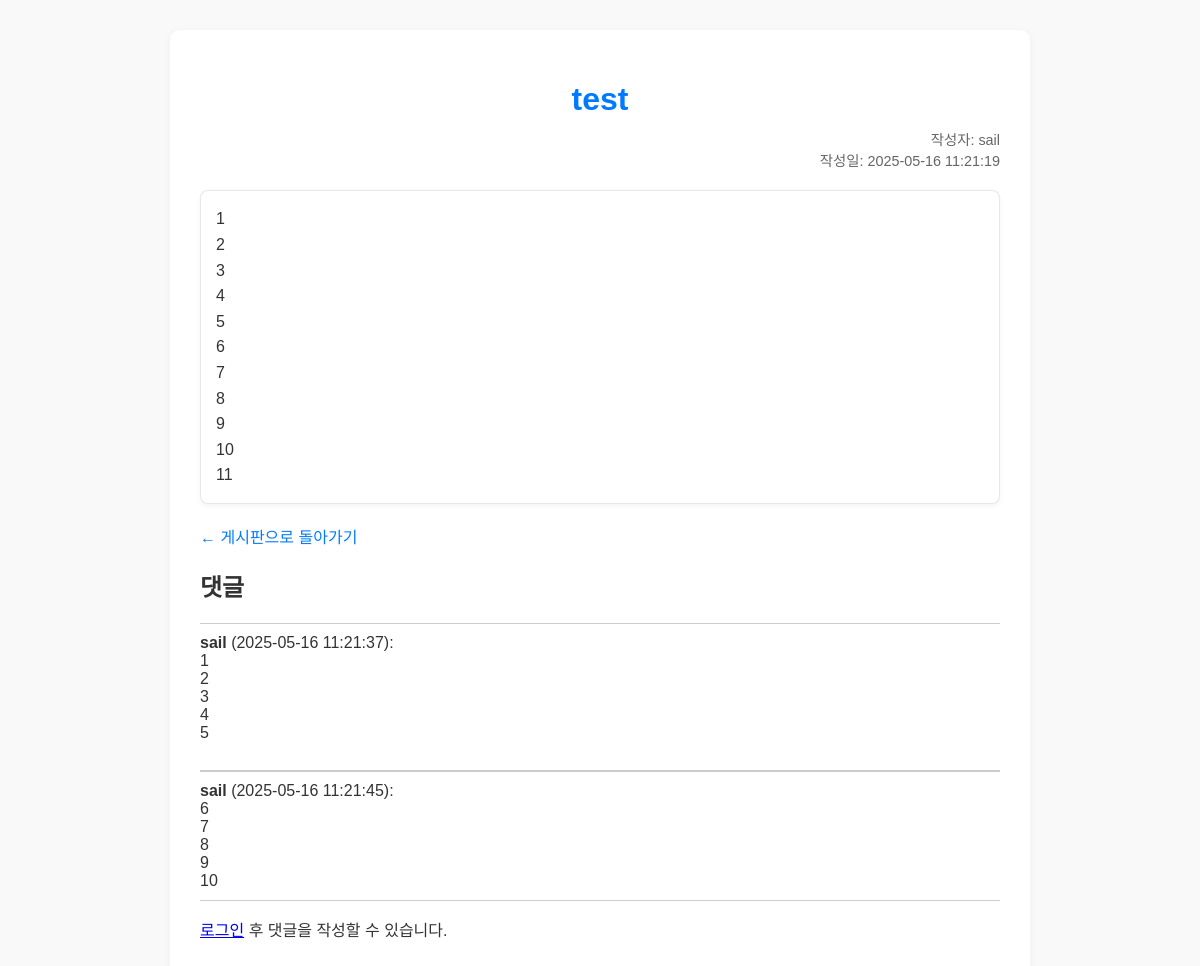
/post/1, run on the app's committed database.
### app.py (models this page shows, shortened)
class Post(db.Model):
    id = db.Column(db.Integer, primary_key=True)
    title = db.Column(db.String(100), nullable=False)
    content = db.Column(db.Text, nullable=False)
    date_posted = db.Column(db.DateTime, default=datetime.utcnow)
    user_id = db.Column(db.Integer, db.ForeignKey('user.id'), nullable=False)
    author = db.relationship('User', backref='written_posts', lazy=True)
    comments = db.relationship('Comment', backref='post_comments', cascade='all, delete-orphan', lazy=True)

class User(db.Model, UserMixin):
    id = db.Column(db.Integer, primary_key=True)
    username = db.Column(db.String(80), unique=True, nullable=False)
    password = db.Column(db.String(120), nullable=False)
    registration_date = db.Column(db.DateTime, default=datetime.utcnow)
    posts = db.relationship('Post', backref='user_posts', lazy=True)
    comments = db.relationship('Comment', backref='user_comments', lazy=True)
    bulletin_posts = db.relationship('BulletinPost', backref='user_bulletin_posts', lazy=True) # BulletinPost 연결

class Comment(db.Model):
    id = db.Column(db.Integer, primary_key=True)
    content = db.Column(db.Text, nullable=False)
    date_posted = db.Column(db.DateTime, default=datetime.utcnow)
    post_id = db.Column(db.Integer, db.ForeignKey('post.id'), nullable=False)
    user_id = db.Column(db.Integer, db.ForeignKey('user.id'), nullable=False)
    post = db.relationship('Post', backref='comment_set', cascade='all', lazy=True) # backref 이름 변경
    author = db.relationship('User', backref='authored_comments', lazy=True)

### app.py (the view)
@app.route('/post/<int:post_id>')
def view_post(post_id):
    post = Post.query.get_or_404(post_id)
    return render_template('view.html', post=post)

### templates/view.html (shortened to what this page needs)
<!DOCTYPE html>
<html>
<head>
    <link rel="stylesheet" type="text/css" href="{{ url_for('static', filename='view.css') }}">
</head>
<body>
    <div class="view-container">
        <h1 class="post-title">{{ post.title }}</h1>
        <div class="post-meta">
            <span class="meta-line">작성자: {{ post.author.username }}</span>
            <span class="meta-line">작성일: {{ post.date_posted.strftime('%Y-%m-%d %H:%M:%S') }}</span>
        </div>
        <div class="content">
            {{ post.content|replace('\n', '<br>')|safe }}
        </div>
        <p><a href="{{ url_for('board') }}" class="back-link">← 게시판으로 돌아가기</a></p>
        <h2>댓글</h2>
        {% if post.comments %}
            <ul class="comment-list">
                {% for comment in post.comments %}
                    <li>
                        <strong>{{ comment.author.username }}</strong> ({{ comment.date_posted.strftime('%Y-%m-%d %H:%M:%S') }}):
                        <div class="comment-content">
                            {{ comment.content|replace('\n', '<br>')|safe }}
                        </div>
                    </li>
                {% endfor %}
            </ul>
        {% else %}
            <p>아직 댓글이 없습니다.</p>
        {% endif %}
        {% if current_user.is_authenticated %}
            <h3>댓글 작성</h3>
            <form method="POST" action="{{ url_for('add_comment', post_id=post.id) }}" class="comment-form">
                <textarea name="content" rows="5" required></textarea><br>
                <input type="submit" value="댓글 작성">
            </form>
        {% else %}
            <p><a href="{{ url_for('login') }}">로그인</a> 후 댓글을 작성할 수 있습니다.</p>
        {% endif %}
    </div>
</body>
</html>

### static/view.css (style rules this page uses)
body { font-family: sans-serif; margin: 30px; background-color: #f9f9f9; color: #333; }
.view-container { max-width: 800px; margin: auto; background: white; padding: 30px; border-radius: 10px; box-shadow: 0 2px 10px rgba(0,0,0,0.05); }
.post-title { text-align: center; color: #007bff; margin-bottom: 10px; }
.post-meta { text-align: right; font-size: 0.9em; color: #666; margin-bottom: 20px; }
.meta-line { display: block; }
.content { min-height: 150px; background-color: #fff; border: 1px solid #cccccc71; padding: 15px; margin: 20px 0; border-radius: 8px; box-shadow: 0 2px 5px rgba(0, 0, 0, 0.05); line-height: 1.6; }
.back-link { color: #007bff; text-decoration: none; }
.comment-list { list-style: none; padding: 0; }
.comment-list li { padding: 10px 0; border-top: 1px solid #ccc; border-bottom: 1px solid #ccc; }
.comment-list strong { font-weight: bold; }
.comment-content { padding: 0 !important; margin: 0 !important; text-align: left !important; }

### data on the page
Post: title "test", date_posted "2025-05-16 11:21:19", content "1 2 3 4 5 6 7 8 9 10 11"
User: author.username "sail"
Comment: author.username "sail", date_posted "2025-05-16 11:21:37", content "1 2 3 4 5"
Comment: author.username "sail", date_posted "2025-05-16 11:21:45", content "6 7 8 9 10"
